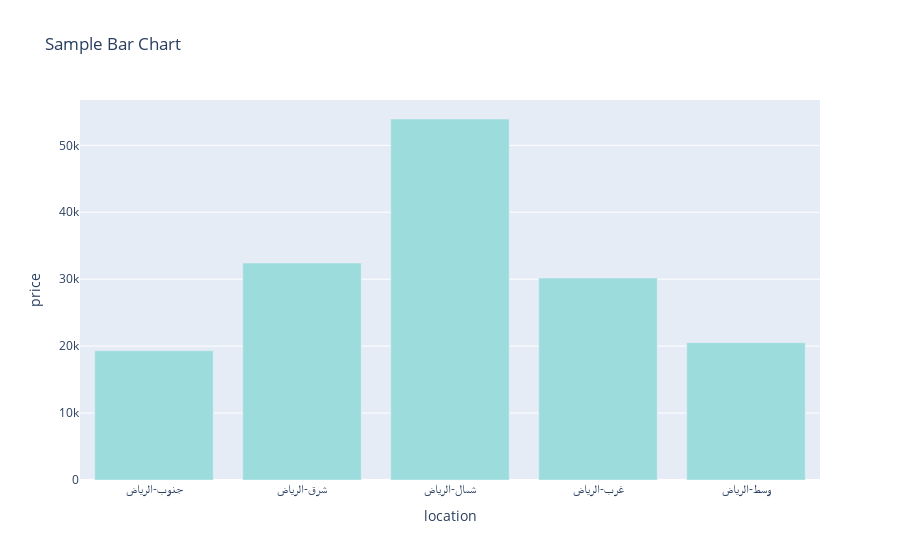

The notebook cell saved with this chart:
### Code cell
fig = px.bar(price_avg, x=price_avg.index, y='price', title='Sample Bar Chart', color_discrete_sequence=['#9cdcdd'])

# Show the bar chart
fig.show()

### Figure 1 — Plotly figure (JSON) as saved in the notebook; plotly's stock layout.template omitted (floating-point values rounded to 4 significant figures)
{"data": [{"alignmentgroup": "True", "hovertemplate": "location=%{x}<br>price=%{y}<extra></extra>", "legendgroup": "", "marker": {"color": "#9cdcdd", "pattern": {"shape": ""}}, "name": "", "offsetgroup": "", "orientation": "v", "showlegend": false, "textposition": "auto", "type": "bar", "x": ["جنوب-الرياض", "شرق-الرياض", "شمال-الرياض", "غرب-الرياض", "وسط-الرياض"], "xaxis": "x", "y": [19310.0, 32420.0, 53930.0, 30170.0, 20510.0], "yaxis": "y"}], "layout": {"barmode": "relative", "legend": {"tracegroupgap": 0}, "title": {"text": "Sample Bar Chart"}, "xaxis": {"anchor": "y", "domain": [0, 1], "title": {"text": "location"}}, "yaxis": {"anchor": "x", "domain": [0, 1], "title": {"text": "price"}}}}
